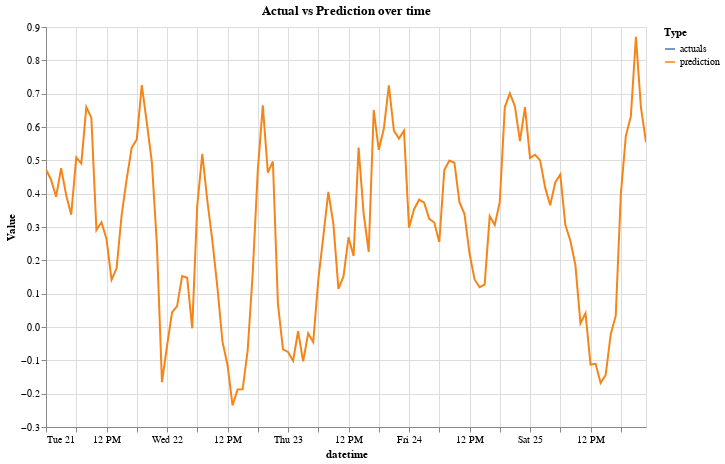

The cell this chart's notebook holds for it:
### Code cell
# Create the Altair chart
chart = alt.Chart(predictions_df).transform_fold(
    ['actuals', 'prediction'],
    as_=['Type', 'Value']
).mark_line().encode(
    x='datetime:T',
    y='Value:Q',
    color='Type:N',
    tooltip=[alt.Tooltip('datetime:T', title='Date', format='%Y-%m-%d'), 
             alt.Tooltip('datetime:T', title='Time', format='%H:%M'), 
             alt.Tooltip('Value:Q', title='Actuals (DKK)', format='.4f'),
             alt.Tooltip('prediction:Q', title='Prediction (DKK)', format='.4f')
            ]
).properties(
    title='Actual vs Prediction over time',
    width=600,
    height=400
).interactive()  # Make the chart interactive

# Display the chart
chart

### Figure 1 — Vega-Lite specification as saved in the notebook (floating-point values rounded to 4 significant figures)
{"config": {"view": {"continuousWidth": 400, "continuousHeight": 300}}, "data": {"name": "data-66d4627f24384db01337c19d3239d4f6"}, "mark": "line", "encoding": {"color": {"field": "Type", "type": "nominal"}, "tooltip": [{"field": "datetime", "format": "%Y-%m-%d", "title": "Date", "type": "temporal"}, {"field": "datetime", "format": "%H:%M", "title": "Time", "type": "temporal"}, {"field": "Value", "format": ".4f", "title": "Actuals (DKK)", "type": "quantitative"}, {"field": "prediction", "format": ".4f", "title": "Prediction (DKK)", "type": "quantitative"}], "x": {"field": "datetime", "type": "temporal"}, "y": {"field": "Value", "type": "quantitative"}}, "height": 400, "selection": {"selector001": {"type": "interval", "bind": "scales", "encodings": ["x", "y"]}}, "title": "Actual vs Prediction over time", "transform": [{"fold": ["actuals", "prediction"], "as": ["Type", "Value"]}], "width": 600, "$schema": "https://vega.github.io/schema/vega-lite/v4.17.0.json", "datasets": {"data-66d4627f24384db01337c19d3239d4f6": [{"prediction": 0.555, "actuals": null, "datetime": "2024-05-25T23:00:00"}, {"prediction": 0.6583, "actuals": null, "datetime": "2024-05-25T22:00:00"}, {"prediction": 0.8707, "actuals": null, "datetime": "2024-05-25T21:00:00"}, {"prediction": 0.6326, "actuals": null, "datetime": "2024-05-25T20:00:00"}, {"prediction": 0.5733, "actuals": null, "datetime": "2024-05-25T19:00:00"}, {"prediction": 0.396, "actuals": null, "datetime": "2024-05-25T18:00:00"}, {"prediction": 0.0339, "actuals": null, "datetime": "2024-05-25T17:00:00"}, {"prediction": -0.02233, "actuals": null, "datetime": "2024-05-25T16:00:00"}, {"prediction": -0.1441, "actuals": null, "datetime": "2024-05-25T15:00:00"}, {"prediction": -0.1683, "actuals": null, "datetime": "2024-05-25T14:00:00"}, {"prediction": -0.1104, "actuals": null, "datetime": "2024-05-25T13:00:00"}, {"prediction": -0.1126, "actuals": null, "datetime": "2024-05-25T12:00:00"}, {"prediction": 0.04139, "actuals": null, "datetime": "2024-05-25T11:00:00"}, {"prediction": 0.01107, "actuals": null, "datetime": "2024-05-25T10:00:00"}, {"prediction": 0.1855, "actuals": null, "datetime": "2024-05-25T09:00:00"}, {"prediction": 0.2589, "actuals": null, "datetime": "2024-05-25T08:00:00"}, {"prediction": 0.3066, "actuals": null, "datetime": "2024-05-25T07:00:00"}, {"prediction": 0.4578, "actuals": null, "datetime": "2024-05-25T06:00:00"}, {"prediction": 0.4337, "actuals": null, "datetime": "2024-05-25T05:00:00"}, {"prediction": 0.365, "actuals": null, "datetime": "2024-05-25T04:00:00"}, {"prediction": 0.4181, "actuals": null, "datetime": "2024-05-25T03:00:00"}, {"prediction": 0.5, "actuals": null, "datetime": "2024-05-25T02:00:00"}, {"prediction": 0.5167, "actuals": null, "datetime": "2024-05-25T01:00:00"}, {"prediction": 0.5072, "actuals": null, "datetime": "2024-05-25T00:00:00"}, {"prediction": 0.6597, "actuals": null, "datetime": "2024-05-24T23:00:00"}, {"prediction": 0.558, "actuals": null, "datetime": "2024-05-24T22:00:00"}, {"prediction": 0.6626, "actuals": null, "datetime": "2024-05-24T21:00:00"}, {"prediction": 0.7011, "actuals": null, "datetime": "2024-05-24T20:00:00"}, {"prediction": 0.6598, "actuals": null, "datetime": "2024-05-24T19:00:00"}, {"prediction": 0.3752, "actuals": null, "datetime": "2024-05-24T18:00:00"}, {"prediction": 0.3059, "actuals": null, "datetime": "2024-05-24T17:00:00"}, {"prediction": 0.3325, "actuals": null, "datetime": "2024-05-24T16:00:00"}, {"prediction": 0.1274, "actuals": null, "datetime": "2024-05-24T15:00:00"}, {"prediction": 0.1193, "actuals": null, "datetime": "2024-05-24T14:00:00"}, {"prediction": 0.1426, "actuals": null, "datetime": "2024-05-24T13:00:00"}, {"prediction": 0.2204, "actuals": null, "datetime": "2024-05-24T12:00:00"}, {"prediction": 0.3389, "actuals": null, "datetime": "2024-05-24T11:00:00"}, {"prediction": 0.3745, "actuals": null, "datetime": "2024-05-24T10:00:00"}, {"prediction": 0.4928, "actuals": null, "datetime": "2024-05-24T09:00:00"}, {"prediction": 0.4991, "actuals": null, "datetime": "2024-05-24T08:00:00"}, {"prediction": 0.4706, "actuals": null, "datetime": "2024-05-24T07:00:00"}, {"prediction": 0.2553, "actuals": null, "datetime": "2024-05-24T06:00:00"}, {"prediction": 0.3134, "actuals": null, "datetime": "2024-05-24T05:00:00"}, {"prediction": 0.3243, "actuals": null, "datetime": "2024-05-24T04:00:00"}, {"prediction": 0.3731, "actuals": null, "datetime": "2024-05-24T03:00:00"}, {"prediction": 0.382, "actuals": null, "datetime": "2024-05-24T02:00:00"}, {"prediction": 0.3533, "actuals": null, "datetime": "2024-05-24T01:00:00"}, {"prediction": 0.298, "actuals": null, "datetime": "2024-05-24T00:00:00"}, {"prediction": 0.5888, "actuals": null, "datetime": "2024-05-23T23:00:00"}, {"prediction": 0.5654, "actuals": null, "datetime": "2024-05-23T22:00:00"}, {"prediction": 0.589, "actuals": null, "datetime": "2024-05-23T21:00:00"}, {"prediction": 0.7248, "actuals": null, "datetime": "2024-05-23T20:00:00"}, {"prediction": 0.5945, "actuals": null, "datetime": "2024-05-23T19:00:00"}, {"prediction": 0.5317, "actuals": null, "datetime": "2024-05-23T18:00:00"}, {"prediction": 0.6508, "actuals": null, "datetime": "2024-05-23T17:00:00"}, {"prediction": 0.2255, "actuals": null, "datetime": "2024-05-23T16:00:00"}, {"prediction": 0.3404, "actuals": null, "datetime": "2024-05-23T15:00:00"}, {"prediction": 0.5382, "actuals": null, "datetime": "2024-05-23T14:00:00"}, {"prediction": 0.2128, "actuals": null, "datetime": "2024-05-23T13:00:00"}, {"prediction": 0.2691, "actuals": null, "datetime": "2024-05-23T12:00:00"}, {"prediction": 0.1515, "actuals": null, "datetime": "2024-05-23T11:00:00"}, {"prediction": 0.1142, "actuals": null, "datetime": "2024-05-23T10:00:00"}, {"prediction": 0.3088, "actuals": null, "datetime": "2024-05-23T09:00:00"}, {"prediction": 0.4055, "actuals": null, "datetime": "2024-05-23T08:00:00"}, {"prediction": 0.2718, "actuals": null, "datetime": "2024-05-23T07:00:00"}, {"prediction": 0.1409, "actuals": null, "datetime": "2024-05-23T06:00:00"}, {"prediction": -0.04554, "actuals": null, "datetime": "2024-05-23T05:00:00"}, {"prediction": -0.01904, "actuals": null, "datetime": "2024-05-23T04:00:00"}, {"prediction": -0.1029, "actuals": null, "datetime": "2024-05-23T03:00:00"}, {"prediction": -0.01267, "actuals": null, "datetime": "2024-05-23T02:00:00"}, {"prediction": -0.1014, "actuals": null, "datetime": "2024-05-23T01:00:00"}, {"prediction": -0.07477, "actuals": null, "datetime": "2024-05-23T00:00:00"}, {"prediction": -0.06737, "actuals": null, "datetime": "2024-05-22T23:00:00"}, {"prediction": 0.06979, "actuals": null, "datetime": "2024-05-22T22:00:00"}, {"prediction": 0.4968, "actuals": null, "datetime": "2024-05-22T21:00:00"}, {"prediction": 0.4632, "actuals": null, "datetime": "2024-05-22T20:00:00"}, {"prediction": 0.6647, "actuals": null, "datetime": "2024-05-22T19:00:00"}, {"prediction": 0.4685, "actuals": null, "datetime": "2024-05-22T18:00:00"}, {"prediction": 0.1618, "actuals": null, "datetime": "2024-05-22T17:00:00"}, {"prediction": -0.06977, "actuals": null, "datetime": "2024-05-22T16:00:00"}, {"prediction": -0.1869, "actuals": null, "datetime": "2024-05-22T15:00:00"}, {"prediction": -0.1874, "actuals": null, "datetime": "2024-05-22T14:00:00"}, {"prediction": -0.2353, "actuals": null, "datetime": "2024-05-22T13:00:00"}, {"prediction": -0.1139, "actuals": null, "datetime": "2024-05-22T12:00:00"}, {"prediction": -0.04412, "actuals": null, "datetime": "2024-05-22T11:00:00"}, {"prediction": 0.1178, "actuals": null, "datetime": "2024-05-22T10:00:00"}, {"prediction": 0.2581, "actuals": null, "datetime": "2024-05-22T09:00:00"}, {"prediction": 0.3787, "actuals": null, "datetime": "2024-05-22T08:00:00"}, {"prediction": 0.5192, "actuals": null, "datetime": "2024-05-22T07:00:00"}, {"prediction": 0.3646, "actuals": null, "datetime": "2024-05-22T06:00:00"}, {"prediction": -0.003863, "actuals": null, "datetime": "2024-05-22T05:00:00"}, {"prediction": 0.1477, "actuals": null, "datetime": "2024-05-22T04:00:00"}, {"prediction": 0.1528, "actuals": null, "datetime": "2024-05-22T03:00:00"}, {"prediction": 0.06253, "actuals": null, "datetime": "2024-05-22T02:00:00"}, {"prediction": 0.0436, "actuals": null, "datetime": "2024-05-22T01:00:00"}, {"prediction": -0.05743, "actuals": null, "datetime": "2024-05-22T00:00:00"}, {"prediction": -0.1656, "actuals": null, "datetime": "2024-05-21T23:00:00"}, {"prediction": 0.2463, "actuals": null, "datetime": "2024-05-21T22:00:00"}, {"prediction": 0.4939, "actuals": null, "datetime": "2024-05-21T21:00:00"}, {"prediction": 0.6121, "actuals": null, "datetime": "2024-05-21T20:00:00"}, {"prediction": 0.7258, "actuals": null, "datetime": "2024-05-21T19:00:00"}, {"prediction": 0.5628, "actuals": null, "datetime": "2024-05-21T18:00:00"}, {"prediction": 0.538, "actuals": null, "datetime": "2024-05-21T17:00:00"}, {"prediction": 0.4435, "actuals": null, "datetime": "2024-05-21T16:00:00"}, {"prediction": 0.3354, "actuals": null, "datetime": "2024-05-21T15:00:00"}, {"prediction": 0.176, "actuals": null, "datetime": "2024-05-21T14:00:00"}, {"prediction": 0.1416, "actuals": null, "datetime": "2024-05-21T13:00:00"}, {"prediction": 0.2643, "actuals": null, "datetime": "2024-05-21T12:00:00"}, {"prediction": 0.314, "actuals": null, "datetime": "2024-05-21T11:00:00"}, {"prediction": 0.2907, "actuals": null, "datetime": "2024-05-21T10:00:00"}, {"prediction": 0.6273, "actuals": null, "datetime": "2024-05-21T09:00:00"}, {"prediction": 0.6596, "actuals": null, "datetime": "2024-05-21T08:00:00"}, {"prediction": 0.4907, "actuals": null, "datetime": "2024-05-21T07:00:00"}, {"prediction": 0.5088, "actuals": null, "datetime": "2024-05-21T06:00:00"}, {"prediction": 0.3371, "actuals": null, "datetime": "2024-05-21T05:00:00"}, {"prediction": 0.396, "actuals": null, "datetime": "2024-05-21T04:00:00"}, {"prediction": 0.4768, "actuals": null, "datetime": "2024-05-21T03:00:00"}, {"prediction": 0.3905, "actuals": null, "datetime": "2024-05-21T02:00:00"}, {"prediction": 0.4418, "actuals": null, "datetime": "2024-05-21T01:00:00"}, {"prediction": 0.4727, "actuals": null, "datetime": "2024-05-21T00:00:00"}]}}
